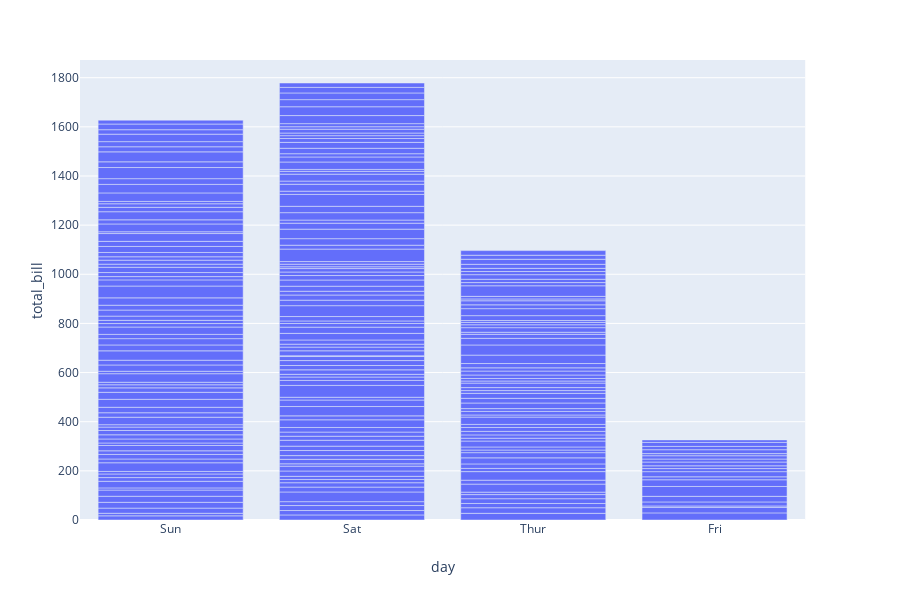

The code cell stored with this chart in its notebook:
### Code cell
px.bar(data, x='day', y='total_bill')

### Figure 1 — Plotly figure (JSON) as saved in the notebook; plotly's stock layout.template omitted (floating-point values rounded to 4 significant figures; data arrays with more than 128 entries replaced by an {"elided": "..."} marker saying what was removed)
{"data": [{"alignmentgroup": "True", "hoverlabel": {"namelength": 0}, "hovertemplate": "day=%{x}<br>total_bill=%{y}", "legendgroup": "", "marker": {"color": "#636efa"}, "name": "", "offsetgroup": "", "orientation": "v", "showlegend": false, "textposition": "auto", "type": "bar", "x": {"elided": "244 str values"}, "xaxis": "x", "y": {"elided": "244 float values"}, "yaxis": "y"}], "layout": {"barmode": "relative", "height": 600, "legend": {"tracegroupgap": 0}, "margin": {"t": 60}, "xaxis": {"anchor": "y", "domain": [0, 0.98], "title": {"text": "day"}}, "yaxis": {"anchor": "x", "domain": [0, 1], "title": {"text": "total_bill"}}}}
